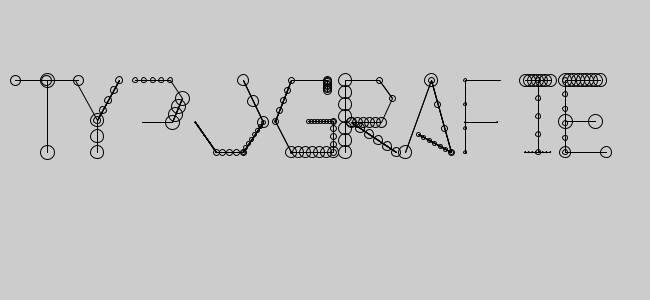
Frame 1 (no input)
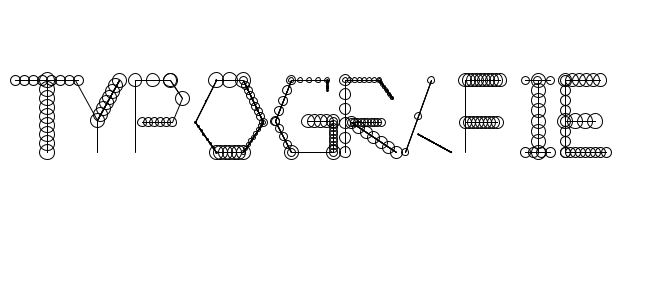
Frame 60 (the mouse pressed at the canvas centre just before this capture)
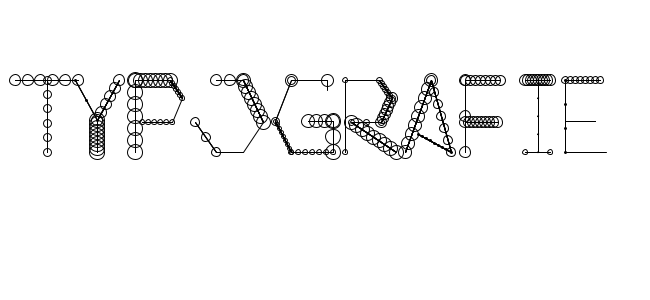
Frame 120 (the mouse held since frame 60 and released just before this capture)

The Processing sketch that drew these frames (run headless with seeded random() and noise(); from frame 60 on, the mouse is pressed at the canvas centre):

// Processing sketch: processing_1961
// ── processing_1961.pde

/**
 *    fjenett 2009-05-07
 *    
 *    system für einen generativen font, schrift von tobias tschense
 */

String input = "typografie";  // der eingegebene text
float spacing = 60;

void setup ()
{
    size( 650, 300 );
    frameRate(15);
}


void draw ()
{
    if ( frameCount%15 == 0 ) background( 255 );                        // hintergrund weiss

    drawGenerativeText( input, 15, height/2 );
}


void keyPressed ()                             // wird aufgerufen wenn eine taste gedrückt wurde!
{
    if ( key == BACKSPACE || key == DELETE )   // ist die taste delete oder backspace? dann ..
    { background (255);
        if ( input != null && input.length() > 0 )    // enthält unsere variable schon text? dann ..
        {
            input = input.substring(0,input.length()-1);    // um eines verkürzen
        }
    }
    else if ( key != CODED )                   // taste nicht kodiert (hat ein zeichen)? dann ..
    {
        input += key;                          // zeichen an den text in der variable anhängen
    }
}

void drawGenerativeText ( String txt, float x, float y )
{
    if ( input == null || input.trim().equals("") ) return;    // leer? dann nix machen

        stroke( 0 );
    noFill();

    pushMatrix();

    translate( x, y );
    translate( 0, -70 );

    for ( int i = 0; i < txt.length(); i++ )
    {
        char c = input.charAt( i );

        drawGenerativeChar(c);
    }

    popMatrix();
}

void rLine (float x1, float y1, float x2, float y2)
{
  int rad = round(random(15));
  int schritte = round(random(10));
  for (int i = 0; i<schritte; i++){
  float xx = map (i,0,schritte-1, x1,x2);
  float yy = map (i,0,schritte-1, y1,y2);
 ellipse (xx,yy,rad,rad); 
 line (x1,y1,x2,y2); 
  }
}

void drawGenerativeChar ( char c )
{
    switch ( c )
    {
    case 'a':
        draw_a();
        break;
    case 'b':
        draw_b();
        break;
    case 'c':
        draw_c();
        break;
    case 'd':
        draw_d();
        break;
    case 'e':
        draw_e();
        break;
    case 'f':
        draw_f();
        break;
    case 'g':
        draw_g();
        break;
    case 'h':
        draw_h();
        break;
    case 'i':
        draw_i();
        break;
    case 'j':
        draw_j();
        break;
    case 'k':
        draw_k();
        break;
    case 'l':
        draw_l();
        break;
    case 'm':
        draw_m();
        break;
    case 'n':
        draw_n();
        break;
    case 'o':
        draw_o();
        break;
    case 'p':
        draw_p();
        break;
    case 'q':
        draw_q();
        break;
    case 'r':
        draw_r();
        break;
    case 's':
        draw_s();
        break;
    case 't':
        draw_t();
        break;
    case 'u':
        draw_u();
        break;
    case 'v':
        draw_v();
        break;
    case 'w':
        draw_w();
        break;
    case 'x':
        draw_x();
        break;
    case 'y':
        draw_y();
        break;
    case 'z':
        draw_z();
        break;

    case '0':
        draw_0();
        break;
    case '1':
        draw_1();
        break;
    case '2':
        draw_2();
        break;
    case '3':
        draw_3();
        break;
    case '4':
        draw_4();
        break;
    case '5':
        draw_5();
        break;
    case '6':
        draw_6();
        break;
    case '7':
        draw_7();
        break;
    case '8':
        draw_8();
        break;
    case '9':
        draw_9();
        break;
    }
}

void draw_a () {
    rLine( 0 , 72 , 26 , 0 );
    rLine( 26 , 0 , 46 , 72 );
    rLine( 46 , 72 , 13 , 54 );
    translate(spacing, 0);
}

void draw_b () {
    rLine( 0 , 0 , 29 , 0 );
    rLine( 29 , 0 , 38 , 15 );
    rLine( 38 , 15 , 28 , 35 );
    rLine( 28 , 35 , 45 , 48 );
    rLine( 45 , 48 , 37 , 72 );
    rLine( 37 , 72 , 0 , 72 );
    rLine( 0 , 72 , 0 , 0 );
    translate(spacing, 0);
}

void draw_c () {
    rLine( 53 , 62 , 47 , 72 );
    rLine( 47 , 72 , 16 , 72 );
    rLine( 16 , 72 , 0 , 41 );
    rLine( 0 , 41 , 16 , 0 );
    rLine( 16 , 0 , 47 , 0 );
    rLine( 47 , 0 , 47 , 10 );
    translate(spacing, 0);
}

void draw_d () {
    rLine( 0 , 0 , 35 , 0 );
    rLine( 35 , 0 , 53 , 41 );
    rLine( 53 , 41 , 37 , 72 );
    rLine( 37 , 72 , 0 , 72 );
    rLine( 0 , 72 , 0 , 0 );
    translate(spacing, 0);
}

void draw_e () {
    rLine( 35 , 0 , 0 , 0 );
    rLine( 0 , 0 , 0 , 72 );
    rLine( 0 , 72 , 41 , 72 );
    rLine( 0 , 41 , 30 , 41 );
    translate(spacing-10, 0);
}

void draw_f () {
    rLine( 0 , 72 , 0 , 0 );
    rLine( 0 , 0 , 35 , 0 );
    rLine( 32 , 42 , 0 , 42 );
    translate(spacing, 0);
}

void draw_g () {
    rLine( 33 , 41 , 58 , 41 );
    rLine( 58 , 41 , 58 , 72 );
    rLine( 58 , 72 , 16 , 72 );
    rLine( 16 , 72 , 0 , 41 );
    rLine( 0 , 41 , 16 , 0 );
    rLine( 16 , 0 , 52 , 0 );
    rLine( 52 , 0 , 52 , 10 );
    translate(spacing+10, 0);
}

void draw_h () {
    rLine( 0 , 37 , 45 , 37 );
    rLine( 0 , 72 , 0 , 0 );
    rLine( 45 , 0 , 45 , 72 );
    translate(spacing, 0);
}

void draw_i () {
    rLine( 0 , 0 , 25 , 0 );
    rLine( 0 , 72 , 25 , 72 );
    rLine( 13 , 72 , 13 , 0 );
    translate(spacing-20, 0);
}

void draw_j () {
    rLine( 10 , 88 , 27 , 74 );
    rLine( 27 , 74 , 27 , 0 );
    rLine( 27 , 0 , 0 , 0 );
    rLine( 0 , 0 , 0 , 10 );
    translate(spacing, 0);
}

void draw_k () {
    rLine( 0 , 72 , 0 , 0 );
    rLine( 31 , 0 , 0 , 40 );
    rLine( 0 , 40 , 44 , 72 );
    translate(spacing, 0);
}

void draw_l () {
    rLine( 39 , 61 , 39 , 72 );
    rLine( 39 , 72 , 0 , 72 );
    rLine( 0 , 72 , 0 , 0 );
    translate(spacing-10, 0);
}

void draw_m () {
    rLine( 1 , 74 , 13 , 2 );
    rLine( 13 , 2 , 36 , 61 );
    rLine( 36 , 61 , 60 , 2 );
    rLine( 60 , 2 , 72 , 74 );
    translate(spacing, 0);
}

void draw_n () {
    rLine( 0 , 72 , 0 , 2 );
    rLine( 0 , 2 , 46 , 72 );
    rLine( 46 , 72 , 46 , 2 );
    translate(spacing, 0);
}

void draw_o () {
    rLine( 48 , 72 , 21 , 72 );
    rLine( 21 , 72 , 0 , 42 );
    rLine( 0 , 42 , 21 , 0 );
    rLine( 21 , 0 , 48 , 0 );
    rLine( 48 , 0 , 68 , 42 );
    rLine( 68 , 42 , 48 , 72 );
    translate(spacing+20, 0); 
}

void draw_p () {
    rLine( 0 , 72 , 0 , 0 );
    rLine( 0 , 0 , 35 , 0 );
    rLine( 35 , 0 , 47 , 18 );
    rLine( 47 , 18 , 37 , 42 );
    rLine( 37 , 42 , 7 , 42 );
    translate(spacing, 0);    
}

void draw_q () {
    rLine( 51 , 80 , 34 , 66 );
    rLine( 34 , 66 , 21 , 72 );
    rLine( 21 , 72 , 0 , 42 );
    rLine( 0 , 42 , 21 , 0 );
    rLine( 21 , 0 , 48 , 0 );
    rLine( 48 , 0 , 68 , 42 );
    rLine( 68 , 42 , 48 , 72 );
    translate(spacing, 0);
}

void draw_r () {
    rLine( 0 , 72 , 0 , 0 );
    rLine( 0 , 0 , 34 , 0 );
    rLine( 34 , 0 , 47 , 18 );
    rLine( 47 , 18 , 36 , 42 );
    rLine( 36 , 42 , 6 , 42 );
    rLine( 6 , 42 , 51 , 72 );
    translate(spacing, 0);
}

void draw_s () {
    rLine( 4 , 72 , 37 , 72 );
    rLine( 37 , 72 , 43 , 54 );
    rLine( 43 , 54 , 34 , 35 );
    rLine( 34 , 35 , 9 , 35 );
    rLine( 9 , 35 , 0 , 18 );
    rLine( 0 , 18 , 12 , 0 );
    rLine( 12 , 0 , 38 , 0 );
    translate(spacing, 0);
}

void draw_t () {
    rLine( 0 , 0 , 63 , 0 );
    rLine( 32 , 72 , 32 , 0 );
    translate(spacing, 0);
}

void draw_u () {
    rLine( 0 , 0 , 0 , 57 );
    rLine( 0 , 57 , 11 , 72 );
    rLine( 11 , 72 , 47 , 72 );
    rLine( 47 , 72 , 47 , 0 );
    translate(spacing, 0);
}

void draw_v () {
    rLine( 0 , 0 , 26 , 72 );
    rLine( 26 , 72 , 52 , 0 );
    translate(spacing, 0);
}

void draw_w () {
    rLine( 0 , 0 , 26 , 72 );
    rLine( 26 , 72 , 41 , 30 );
    rLine( 30 , 0 , 57 , 72 );
    rLine( 57 , 72 , 82 , 0 );
    translate(spacing+30, 0);
}

void draw_x () {
    rLine( 0 , 72 , 43 , 0 );
    rLine( 0 , 0 , 43 , 72 );
    translate(spacing, 0);
}

void draw_y () {
    rLine( 22 , 72 , 22 , 40 );
    rLine( 22 , 40 , 44 , 0 );
    rLine( 0 , 0 , 22 , 40 );
    translate(spacing, 0);
}

void draw_z () {
    rLine( 4 , 0 , 47 , 0 );
    rLine( 47 , 0 , 0 , 72 );
    rLine( 0 , 72 , 46 , 72 );
    translate(spacing, 0);
}

void draw_0 () {
    rLine( 45 , 72 , 0 , 72 );
    rLine( 0 , 72 , 0 , 0 );
    rLine( 0 , 0 , 45 , 0 );
    rLine( 45 , 0 , 45 , 72 );
    translate(spacing, 0);
}

void draw_1 () {
    rLine( 19 , 72 , 49 , 72 );
    rLine( 0 , 13 , 34 , 0 );
    rLine( 34 , 1 , 34 , 72 );
    translate(spacing, 0);
}

void draw_2 () {
    rLine( 3 , 0 , 29 , 0 );
    rLine( 29 , 0 , 44 , 20 );
    rLine( 44 , 20 , 0 , 72 );
    rLine( 0 , 72 , 45 , 72 );
    translate(spacing, 0);
}

void draw_3 () {
    rLine( 3 , 0 , 28 , 0 );
    rLine( 28 , 0 , 40 , 17 );
    rLine( 40 , 17 , 28 , 34 );
    rLine( 28 , 34 , 45 , 51 );
    rLine( 45 , 51 , 31 , 72 );
    rLine( 31 , 72 , 0 , 72 );
    translate(spacing, 0);
}

void draw_4 () {
    rLine( 50 , 50 , 0 , 50 );
    rLine( 0 , 50 , 40 , 0 );
    rLine( 40 , 0 , 40 , 72 );
    translate(spacing, 0);
}

void draw_5 () {
    rLine( 0 , 72 , 26 , 72 );
    rLine( 26 , 72 , 38 , 51 );
    rLine( 38 , 51 , 24 , 34 );
    rLine( 24 , 34 , 0 , 34 );
    rLine( 0 , 34 , 0 , 0 );
    rLine( 0 , 0 , 33 , 0 );
    translate(spacing, 0);
}

void draw_6 () {
    rLine( 0 , 33 , 35 , 37 );
    rLine( 35 , 37 , 35 , 72 );
    rLine( 35 , 72 , 0 , 72 );
    rLine( 0 , 72 , 0 , 33 );
    rLine( 0 , 33 , 20 , 0 );
    translate(spacing, 0);
}

void draw_7 () {
    rLine( 0 , 0 , 41 , 0 );
    rLine( 41 , 0 , 15 , 72 );
    translate(spacing, 0);
}

void draw_8 () {
    rLine( 2 , 33 , 2 , 0 );
    rLine( 2 , 0 , 35 , 0 );
    rLine( 35 , 0 , 35 , 33 );
    rLine( 35 , 33 , 0 , 40 );
    rLine( 0 , 40 , 0 , 72 );
    rLine( 0 , 72 , 38 , 72 );
    rLine( 38 , 72 , 38 , 40 );
    rLine( 38 , 40 , 2 , 33 );
    translate(spacing, 0);
}

void draw_9 () {
    rLine( 31 , 42 , 10 , 42 );
    rLine( 10 , 42 , 0 , 21 );
    rLine( 0 , 21 , 17 , 0 );
    rLine( 17 , 0 , 44 , 0 );
    rLine( 44 , 0 , 28 , 72 );
    translate(spacing, 0);
}
